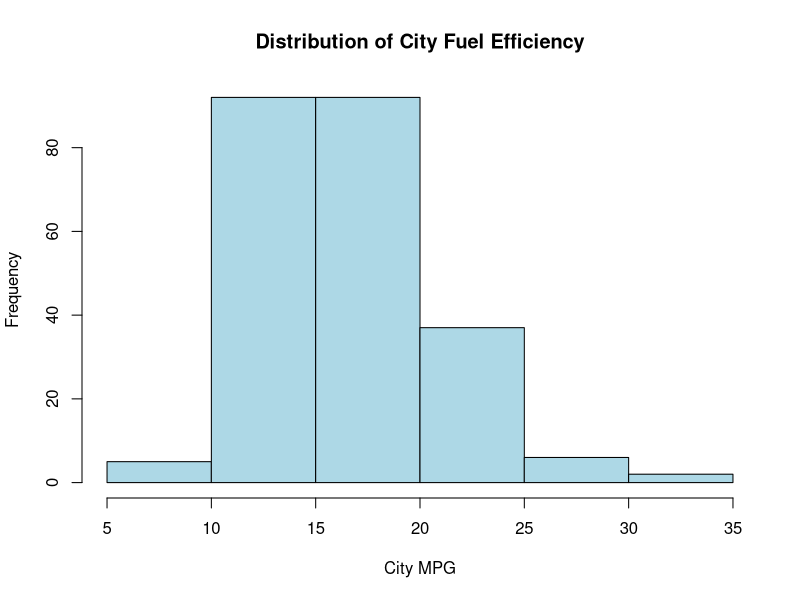
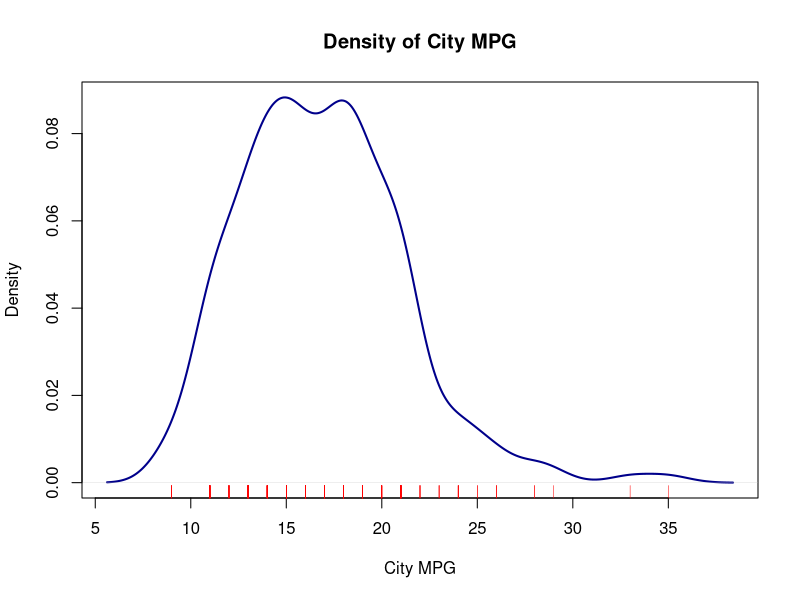
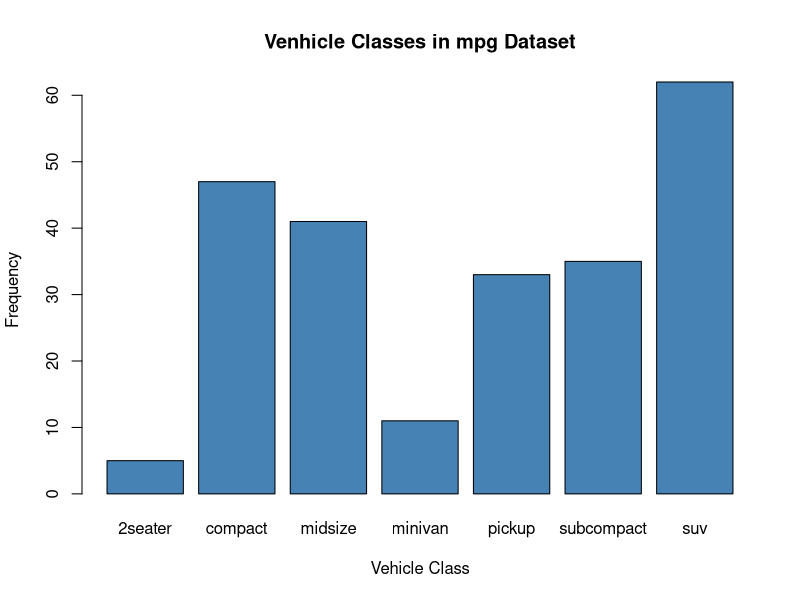
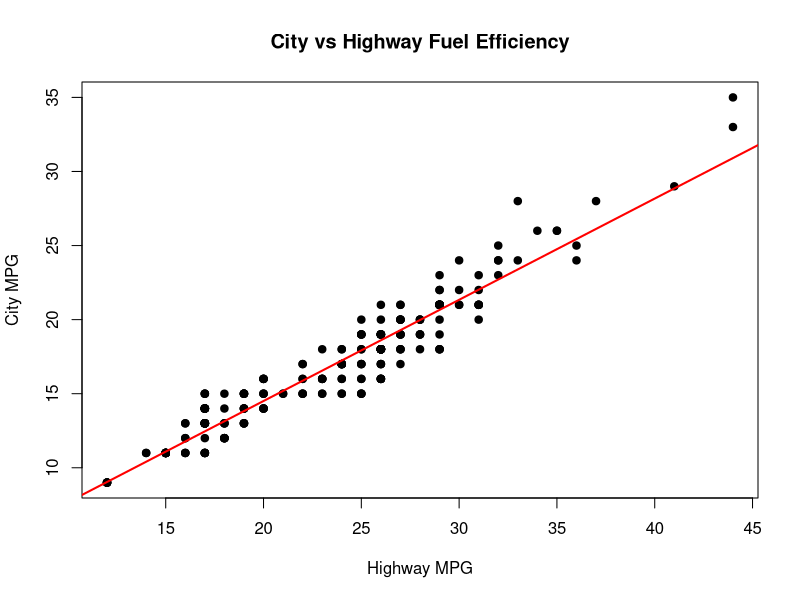
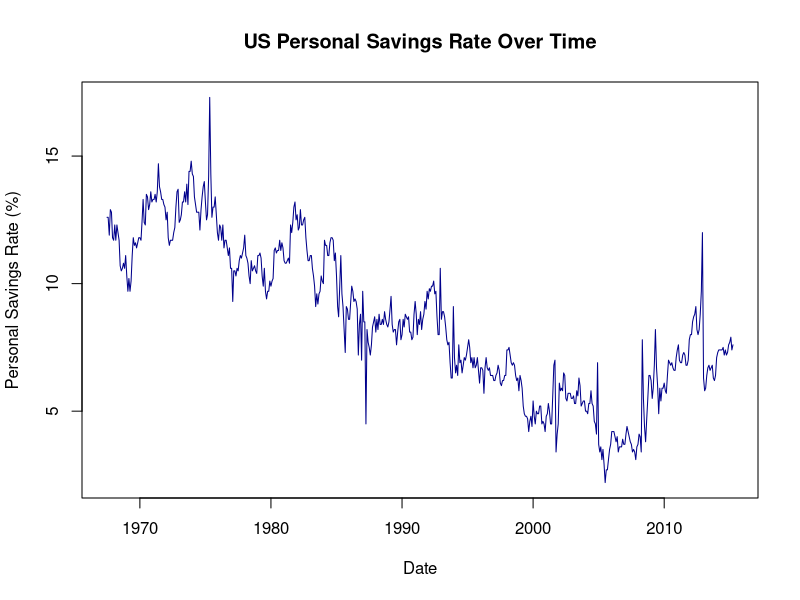

Recreate these plots in R, in order.
install.packages(c('dplyr','ggplot2'))

library(dplyr)
library(ggplot2)

#Histogram
hist(mpg$cty, col='lightblue',
     xlab="City MPG", ylab="Frequency",
     main="Distribution of City Fuel Efficiency")

#Density plot
plot(density(mpg$cty), main='Density of City MPG',
     xlab='City MPG', col='darkblue', lwd=2)
rug(mpg$cty, col='red')

#Bar Chart
barplot(table(mpg$class), xlab='Vehicle Class', ylab='Frequency',
        col='steelblue',main='Venhicle Classes in mpg Dataset')

#Scatterplot
plot(mpg$hwy, mpg$cty,
     xlab='Highway MPG', ylab="City MPG",
     main='City vs Highway Fuel Efficiency', pch=19)
abline(lm(cty~hwy, data=mpg),col='red', lwd=2)

#line plot
plot(economics$date, economics$psavert, type = "l",
     xlab = "Date", ylab = "Personal Savings Rate (%)",
     main = "US Personal Savings Rate Over Time", col = "darkblue")
